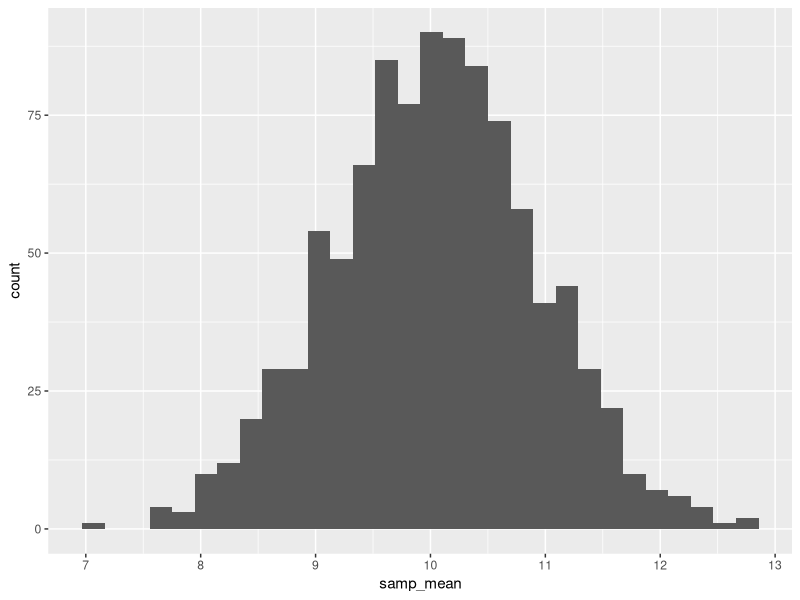
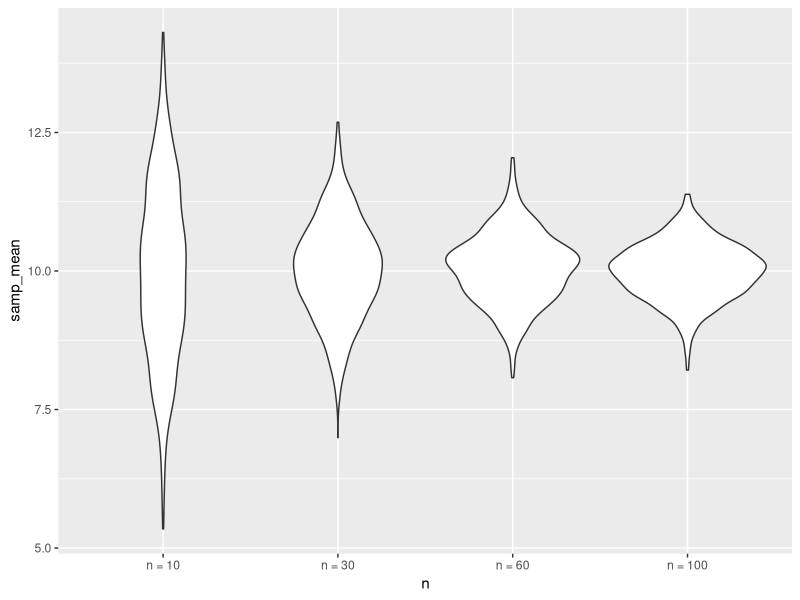

The R script that drew these images, in order:
## ---- chunk 1
library(tidyverse)
## ---- chunk 2
sim_df = tibble(x = rnorm(30, 10, 5))

sim_df |> 
  summarize(mean = mean(x),
            sd = sd(x))
## ---- chunk 3
sim_mean_sd = function(samp_size = 30,
                       true_mean = 10,
                       true_sd = 5) {
  sim_df = tibble(x = rnorm(samp_size, 
                            true_mean, 
                            true_sd))
  
  out_df = sim_df |> 
    summarize(samp_mean = mean(x),
              samp_sd = sd(x))
  
  return(out_df)
}

sim_mean_sd(samp_size = 30,
            true_mean = 4,
            true_sd = 12)
## ---- chunk 4
output = vector("list", 1000)

for (i in 1:1000) {
  output[[i]] = sim_mean_sd(30)
}

bind_rows(output) |> 
  summarize(avg_samp_mean = mean(samp_mean),
            SE_samp_sd = sd(samp_mean))
## ---- chunk 5
sim_res = tibble(iter = 1:1000) |> 
  mutate(samp_res = map(iter, sim_mean_sd, samp_size = 30)) |> 
  unnest()

sim_res
## ---- chunk 6
sim_res = expand_grid(n = c(10, 30, 60, 100),
                      iter = 1:1000) |> 
  mutate(samp_res = map(n, sim_mean_sd)) |> 
  unnest()

sim_res
## ---- chunk 7
sim_res |> 
  group_by(n) |> 
  summarize(se = sd(samp_mean))
## ---- chunk 8
sim_res |> 
  filter(n == 30) |> 
  ggplot(aes(x = samp_mean)) +
  geom_histogram()

sim_res |> 
  mutate(n = str_c("n = ", n),
         n = fct_inorder(n)) |> 
  ggplot(aes(x = n,
             y = samp_mean)) +
  geom_violin()
